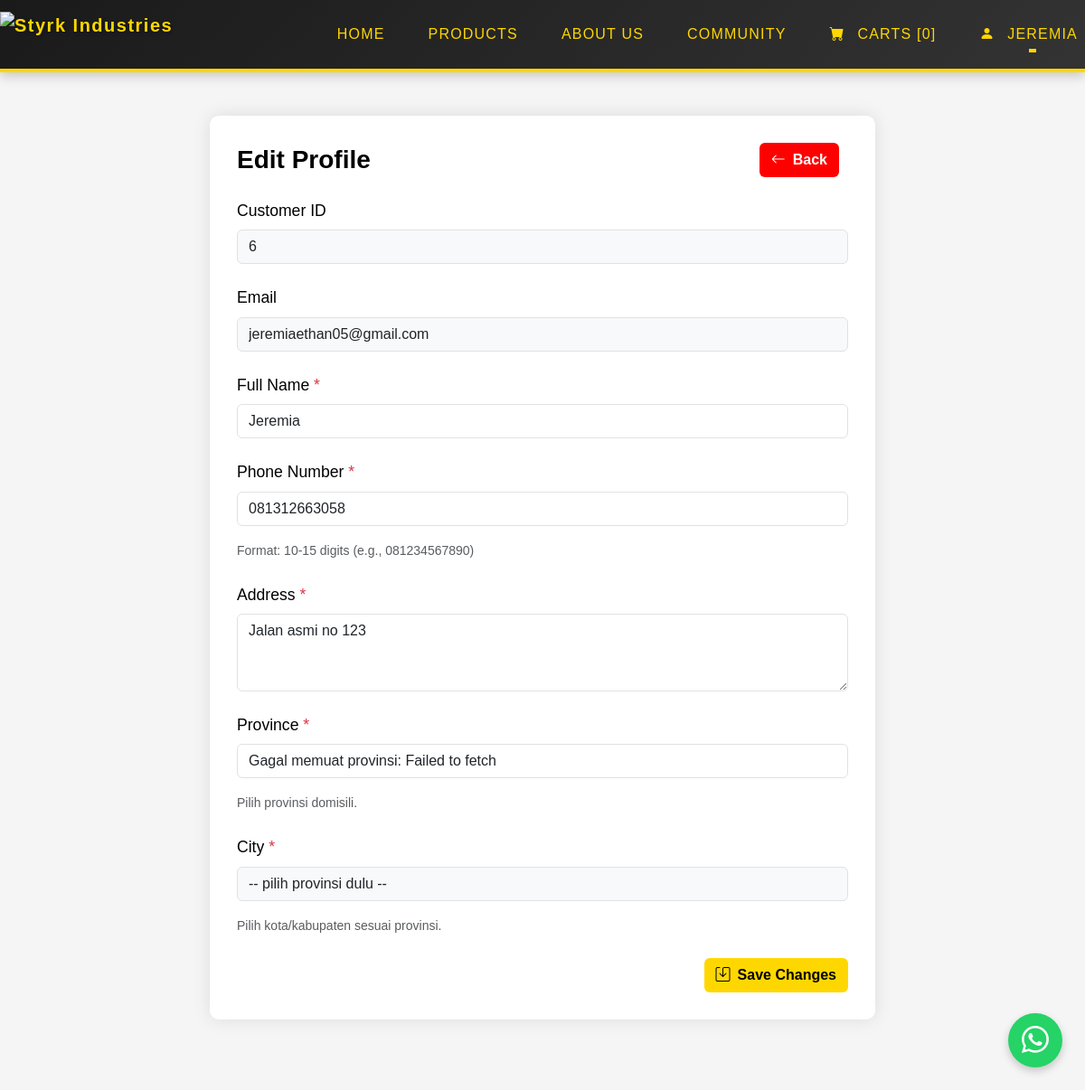
Page /user/profile.php (signed in) on the committed database.
### tables this page shows
CREATE TABLE `customer` (
  `customer_id` int NOT NULL,
  `nama` varchar(100) NOT NULL,
  `password` text NOT NULL,
  `email` varchar(100) NOT NULL,
  `no_telepon` varchar(20) NOT NULL,
  `provinsi` varchar(100) NOT NULL,
  `kota` varchar(100) NOT NULL,
  `alamat` text NOT NULL,
  `last_login` timestamp NULL DEFAULT NULL,
  `last_reengagement_sent` timestamp NULL DEFAULT NULL
);

### user/profile.php (the view, shortened to what this page needs)
<?php
include 'header.php';
$customer_id = (int)$_SESSION['kd_cs'];
$query = "SELECT customer_id, email, nama, no_telepon, alamat,
                 COALESCE(provinsi,'') AS provinsi,
                 COALESCE(kota,'') AS kota
          FROM customer WHERE customer_id = ?";
$stmt = $conn->prepare($query);
$stmt->bind_param("i", $customer_id);
$stmt->execute();
$result = $stmt->get_result();
$customer = $result->fetch_assoc();
?>
<!DOCTYPE html>
<html lang="en">
<head>
</head>
<body>
    <div class="container my-5">
        <div class="row justify-content-center">
            <div class="col-lg-8">
                <div class="profile-container">
                    <div class="profile-header d-flex justify-content-between align-items-center mb-4">
                        <h1 class="profile-title">Edit Profile</h1>
                        <a href="produk.php" class="btn btn-cancel"><i class="bi bi-arrow-left me-2"></i>Back</a>
                    </div>
                    <form method="POST" action="" autocomplete="on" novalidate>
                        <div class="mb-4">
                            <label for="customer_id" class="form-label">Customer ID</label>
                            <input type="text" class="form-control" id="customer_id" value="<?= htmlspecialchars($customer['customer_id']) ?>" disabled>
                        </div>
                        <div class="mb-4">
                            <label for="email" class="form-label">Email</label>
                            <input type="email" class="form-control" id="email" value="<?= htmlspecialchars($customer['email']) ?>" disabled>
                        </div>
                        <div class="mb-4">
                            <label for="nama" class="form-label">Full Name <span class="text-danger">*</span></label>
                            <input type="text" class="form-control" id="nama" name="nama" value="<?= htmlspecialchars($customer['nama']) ?>" required autocomplete="name">
                        </div>
                        <div class="mb-4">
                            <label for="no_telepon" class="form-label">Phone Number <span class="text-danger">*</span></label>
                            <input type="tel" class="form-control" id="no_telepon" name="no_telepon"
                                value="<?= htmlspecialchars($customer['no_telepon']) ?>" required
                                inputmode="tel" autocomplete="tel" pattern="^[0-9]{10,15}$"
                                title="Please enter 10-15 digits (e.g., 081234567890)">
                            <small class="text-muted">Format: 10-15 digits (e.g., 081234567890)</small>
                        </div>
                        <div class="mb-4">
                            <label for="alamat" class="form-label">Address <span class="text-danger">*</span></label>
                            <textarea class="form-control" id="alamat" name="alamat" rows="3" required autocomplete="street-address"><?= htmlspecialchars($customer['alamat']) ?></textarea>
                        </div>
                        <div class="mb-4">
                            <label for="provinsi" class="form-label">Province <span class="text-danger">*</span></label>
                            <select id="provinsi" name="provinsi" class="form-control" required
                                data-old="<?= htmlspecialchars($customer['provinsi']) ?>">
                                <option value="">-- loading provinces… --</option>
                            </select>
                            <small class="text-muted">Pilih provinsi domisili.</small>
                        </div>
                        <div class="mb-4">
                            <label for="kota" class="form-label">City <span class="text-danger">*</span></label>
                            <select id="kota" name="kota" class="form-control" required disabled
                                data-old="<?= htmlspecialchars($customer['kota']) ?>">
                                <option value="">-- pilih provinsi dulu --</option>
                            </select>
                            <small class="text-muted">Pilih kota/kabupaten sesuai provinsi.</small>
                        </div>
                        <div class="d-flex justify-content-end">
                            <button type="submit" class="btn btn-save"><i class="bi bi-save me-2"></i>Save Changes</button>
                        </div>
                    </form>
                </div>
            </div>
        </div>
    </div>
</body>
</html>

### user/css/header.css (style rules this page uses)
:root { --primary-yellow: #FFD700; --dark-yellow: #FFC000; --light-yellow: #FFECB3; --dark-bg: #1A1A1A; --text-dark: #333333; --black:#000000; }
* { margin: 0; padding: 0; box-sizing: border-box; font-family: 'Arial', sans-serif; }
body { background-color: #FFF9E6; color: var(--text-dark); font-size: 1rem; }
.form-label { color: var(--black); font-size: 1.1rem; margin-bottom: 8px; }
.form-control { font-size: 1.1rem; padding: 10px 15px; margin-bottom: 15px; background-color: rgba(255, 255, 255, 0.1); border: 1px solid var(--primary-yellow); color: white; transition: all 0.3s ease; }

### user/css/produk.css (style rules this page uses)
body { font-family: 'Montserrat', sans-serif; }
.row { display: flex; flex-wrap: wrap; justify-content: space-between; gap: 20px; }

### user/profile.php (style rules this page uses)
body { font-family: 'Segoe UI', Tahoma, Geneva, Verdana, sans-serif; background-color: #f5f5f5; color: var(--black); }
.profile-container { background: #fff; border-radius: 10px; box-shadow: 0 0 20px rgba(0, 0, 0, .1); padding: 30px; margin-bottom: 30px; }
.profile-title { font-size: 28px; font-weight: 600; color: var(--primary-blue); margin: 0; }
.btn-save { background-color: var(--primary-yellow); color: #000; font-weight: 700; }
.btn-cancel { background: red; color: #fff; font-weight: 700; margin-right: 10px; }
.form-control:disabled { background: #f8f9fa; opacity: 1; }
.profile-header { display: flex; justify-content: space-between; align-items: center; margin-bottom: 1.5rem; }

### rows in the picture
customer: customer_id "6", email "jeremiaethan05@gmail.com", nama "Jeremia", no_telepon "081312663058", alamat "Jalan asmi no 123"

### other values in the picture
$cart_count "0"
$_SESSION['nama'] "JEREMIA"
